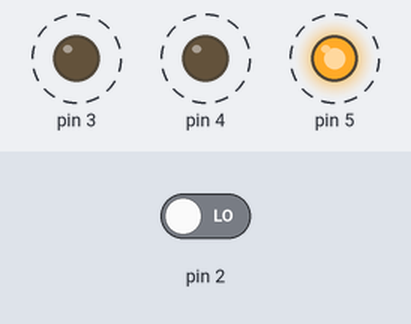
The sketch below on a simulated Arduino Uno, built with avr-gcc and run on an emulated ATmega328P. Parts: output pins drawn as LEDs (lit = HIGH). Dashed ring = blinking. Inputs (shaded band) come from the test bench; at power-on: pin 2 LOW.

Above: at 5.8 s.
5.9 s: pin 2 driven HIGH
At 6.4 s:
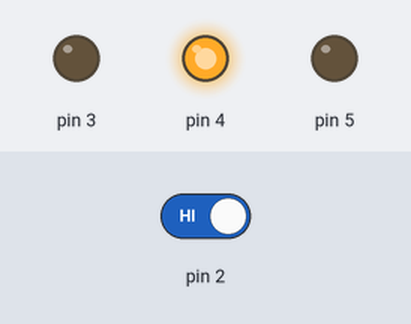
At 7.8 s:
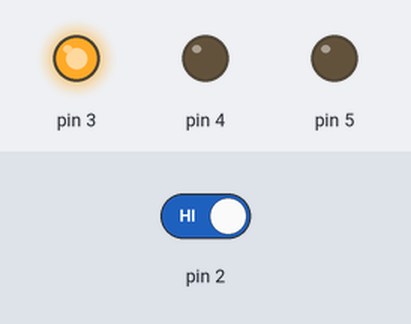
9.2 s: pin 2 driven LOW
At 9.9 s:
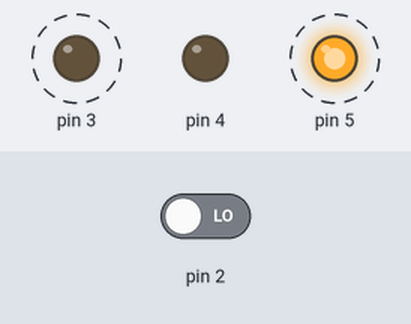
Timing chart, 0 to 20.7 s (numbered marks = the images above; inputs shaded):
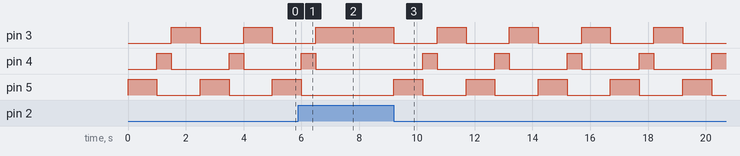

The sketch:

low.ino
```cpp
int switchState = 0;

void setup(){
pinMode (3,OUTPUT);
pinMode (4,OUTPUT);
pinMode (5,OUTPUT);
pinMode (2,INPUT);
}
void loop(){
  switchState = digitalRead(2);
  if (switchState == HIGH) {
    digitalWrite(3,HIGH);
    digitalWrite(4,LOW);
    digitalWrite(5,LOW);
}
else {
   digitalWrite(3,LOW);
   digitalWrite(4,LOW);
   digitalWrite(5,HIGH);
   delay(1000);
   digitalWrite(4,HIGH);
   digitalWrite(5,LOW);
   delay(500);
   digitalWrite(3,HIGH);
   digitalWrite(4,LOW);
   digitalWrite(5,LOW);
   delay(1000);
  }
}
```

Measured:
- after the input at 5.9 s, pin 3: goes on until 6.5 s, then stays HIGH; pin 4: goes on until 6.5 s, then stays LOW; pin 5: goes on until 6.0 s, then stays LOW
- after the input at 9.2 s, pin 3, pin 5: alternates HIGH for 1.0 s and LOW for 1.5 s, starting at once; pin 4: alternates HIGH for 0.50 s and LOW for 2.0 s, starting after 1.0 s
- by itself, pin 3, pin 5: alternates HIGH for 1.0 s and LOW for 1.5 s
- by itself, pin 4: alternates HIGH for 0.50 s and LOW for 2.0 s
